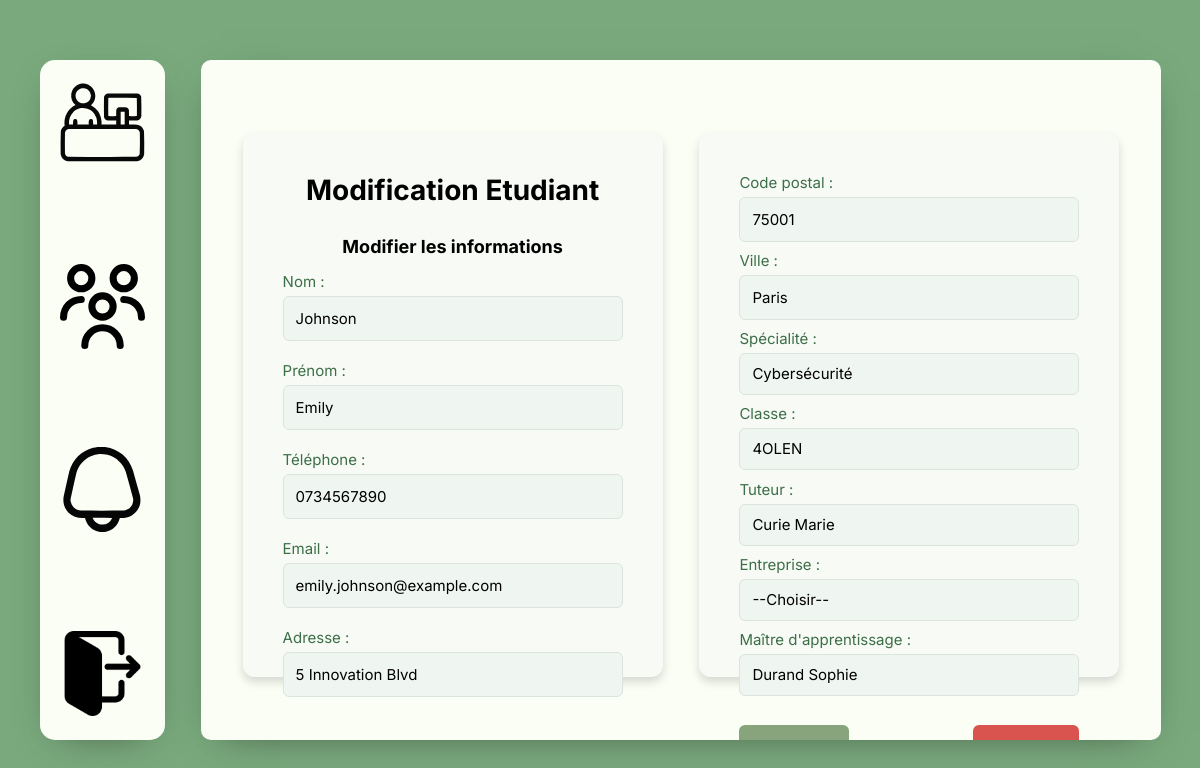
The app's page /MVC/Controller/TuteurController.php?action=modifierInfosEtu&id=10 (signed in) with its own data.
### tables this page shows
CREATE TABLE Etudiant (
    etu_id INT AUTO_INCREMENT,
    etu_nom VARCHAR(50) NOT NULL,
    etu_pre VARCHAR(50) NOT NULL,
    etu_mdp VARCHAR(50) NOT NULL,
    etu_tel VARCHAR(10) NOT NULL,
    etu_email VARCHAR(100) NOT NULL,
    etu_adr VARCHAR(100) NOT NULL,
    etu_cp VARCHAR(100) NOT NULL,
    etu_ville VARCHAR(100) NOT NULL,
    spe_id INT,
    classe_id INT,
    tut_id INT,
    ent_id INT,
    maitre_appr_id INT,
    FOREIGN KEY (maitre_appr_id) REFERENCES MaitreApprentissage(maitre_appr_id),
    FOREIGN KEY (spe_id) REFERENCES Specialite(spe_id),
    FOREIGN KEY (classe_id) REFERENCES Classe(classe_id),
    FOREIGN KEY (tut_id) REFERENCES Tuteur(tut_id),
    FOREIGN KEY (ent_id) REFERENCES Entreprise(ent_id),
    CONSTRAINT etudiant_pk PRIMARY KEY(etu_id)
);

### MVC/Views/PageModifInfoEtuTutAdmin.php (the view, shortened to what the rows shown need)
<!DOCTYPE html>
<html lang="fr">
<head>
    <link rel="stylesheet" href="../Style/Style.css">
</head>
<body>
<div class="MainContainerflex">
    <div class="ajout-container">
        <div class="modifetudiant-title">
            <h1>Modification Etudiant</h1>
        </div>
        <div class="modifetudiant-content">
            <h2 class="modifetudiant-header">Modifier les informations</h2>
            <form method="POST" action="?action=saveinfoEtu&id=<?= htmlspecialchars($etudiant->getIdUti())?>" class="ajout-etudiant-form">
                <div class="ajout-etudiant-form-group">
                    <label for="nom">Nom :</label>
                    <input type="text" id="nomEtu" name="nom"
                           value="<?= htmlspecialchars($etudiant->getNomUti()) ?>" placeholder="Nom" required>
                </div>
                <div class="ajout-etudiant-form-group">
                    <label for="prenom">Prénom :</label>
                    <input type="text" id="prenomEtu" name="prenom"
                           value="<?= htmlspecialchars($etudiant->getPrenomUti()) ?>" placeholder="Prénom" required>
                </div>
                <div class="ajout-etudiant-form-group">
                    <label for="telephone">Téléphone :</label>
                    <input type="text" id="telephoneEtu" name="telephone"
                           value="<?= htmlspecialchars($etudiant->getEtuTel()) ?>" placeholder="Téléphone" required>
                </div>
                <div class="ajout-etudiant-form-group">
                    <label for="email">Email :</label>
                    <input type="email" id="emailEtu" name="email"
                           value="<?= htmlspecialchars($etudiant->getEmailUti()) ?>" placeholder="Email" required>
                </div>
                <div class="ajout-etudiant-form-group">
                    <label for="adrEtu">Adresse :</label>
                    <input type="text" id="adrEtu" name="adresse"
                           value="<?= htmlspecialchars($etudiant->getEtuAdr()) ?>" placeholder="Adresse" required>
                </div>
        </div>
    </div>
    <div class="ajout-container">
        <div class="ajout-etudiant-form-group">
            <label for="cpEtu">Code postal :</label>
            <input type="text" id="cpEtu" name="cp" value="<?= htmlspecialchars($etudiant->getEtuCp()) ?>"
                   placeholder="Code postal" required>
        </div>
        <div class="ajout-etudiant-form-group">
            <label for="villeEtu">Ville :</label>
            <input type="text" id="villeEtu" name="ville"
                   value="<?= htmlspecialchars($etudiant->getEtuVille()) ?>" placeholder="Ville" required>
        </div>
        <div class="ajout-etudiant-form-group">
            <label for="specialite">Spécialité :</label>
            <select id="specialite" name="specialite" required>
                <?php $specialiteSelectionnee = $etudiant->getMaSpec()->getIdSpec(); ?>
                <?php foreach ($specialites as $specialite): ?>
                    <option value="<?= htmlspecialchars($specialite->getIdSpec()) ?>"
                        <?= $specialite->getIdSpec() === $specialiteSelectionnee ? 'selected' : '' ?>>
                        <?= htmlspecialchars($specialite->getNomSpec()) ?>
                    </option>
                <?php endforeach; ?>
            </select>
        </div>
        <div class="ajout-etudiant-form-group">
            <label for="classe">Classe :</label>
            <select id="classe" name="classe" required>
                <?php $classeSelectionnee = $etudiant->getMaClasse()->getIdCla(); ?>
                <?php foreach ($classes as $classe): ?>
                    <option value="<?= htmlspecialchars($classe->getIdCla()) ?>"
                        <?= $classe->getIdCla() === $classeSelectionnee ? 'selected' : '' ?>>
                        <?= htmlspecialchars($classe->getNomCla()) ?>
                    </option>
                <?php endforeach; ?>
            </select>
        </div>
        <div class="ajout-etudiant-form-group">
            <label for="tuteur">Tuteur :</label>
            <select id="tuteur" name="tuteur">
                <?php if($tuteurSelectionne = $etudiant->getMonTuteur()): ?>
                <?php foreach ($tuteurs as $tuteur): ?>
                    <option value="<?= htmlspecialchars($tuteur->getIdUti()) ?>"
                        <?php $tuteurSelectionne = $etudiant->getMonTuteur()->getIdUti();?>
                        <?= $tuteur->getIdUti() === $tuteurSelectionne ? 'selected' : '' ?>>
                        <?= htmlspecialchars($tuteur->getNomUti() . " " . $tuteur->getPrenomUti()) ?>
                    </option>
                <?php endforeach; ?>
                <?php endif;?>
            </select>
        </div>
        <div class="ajout-etudiant-form-group">
            <label for="entreprise">Entreprise :</label>
            <select id="entreprise" name="entreprise">
                <option value="">--Choisir--</option>
            </select>
        </div>
        <div class="ajout-etudiant-form-group">
            <label for="maitre-apprentissage">Maître d'apprentissage :</label>
            <select id="maitre-apprentissage" name="maitre-apprentissage">
                <?php if($maitreAppSelect = $etudiant->getMonMaitreAp()): ?>
                <?php foreach ($maitres as $maitre): ?>
                        <?php $maitreAppSelect = $etudiant->getMonMaitreAp()->getIdMaiAppr()?>
                    <option value="<?= htmlspecialchars($maitre->getIdMaiAppr()) ?>"
                        <?= $maitre->getIdMaiAppr() === $maitreAppSelect ? 'selected' : '' ?>>
                        <?= htmlspecialchars($maitre->getNomMaiAppr() . " " . $maitre->getPreMaiAppr()) ?>
                    </option>
                <?php endforeach; ?>
                <?php endif;?>
            </select>
        </div>
        <div class="modifetudiant-buttons">
            <button style="cursor: pointer;" class="ajout-etudiant-btn ajout-etudiant-btn-ajouter">Modifier</button>
            <button type="button" class="ajout-etudiant-btn ajout-etudiant-btn-annuler"
                    onclick="window.location.href='?action=detail&id=<?= htmlspecialchars($etudiant->getIdUti())?>'">Annuler
            </button>
        </div>
    </div>
</div>
</body>
</html>

### records on screen
etudiant: nom "Johnson", prenom "Emily", telephone "0734567890", email "emily.johnson@example.com", adresse "5 Innovation Blvd", cp "75001", ville "Paris"

### other values on screen
form field specialite "Cybersécurité"
form field classe "4OLEN"
form field tuteur "Curie Marie"
form field maitre-apprentissage "Durand Sophie"
